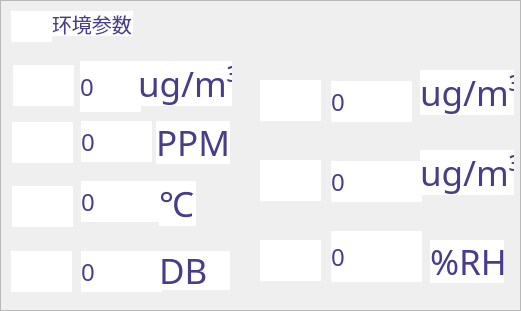
  <widget class="QFrame" name="frame_2">
   <property name="geometry">
    <rect>
     <x>400</x>
     <y>110</y>
     <width>521</width>
     <height>311</height>
    </rect>
   </property>
   <property name="styleSheet">
    <string notr="true">#frame_2 {
    background-color: rgb(255, 255, 255); /* 设置背景颜色为白色 */
    border: 1px solid rgb(200, 200, 200); /* 设置边框颜色 */
    border-radius: 10px;                  /* 设置圆角半径 */
}</string>
   </property>
   <property name="frameShape">
    <enum>QFrame::StyledPanel</enum>
   </property>
   <property name="frameShadow">
    <enum>QFrame::Raised</enum>
   </property>
   <widget class="QLabel" name="label_TVOC">
    <property name="geometry">
     <rect>
      <x>80</x>
      <y>61</y>
      <width>61</width>
      <height>51</height>
     </rect>
    </property>
    <property name="font">
     <font>
      <family>阿里妈妈东方大楷</family>
      <pointsize>18</pointsize>
     </font>
    </property>
    <property name="styleSheet">
     <string notr="true">	background-color: rgb(255, 255, 255);
    color: rgb(72,61,139);  /* 字体颜色 */</string>
    </property>
    <property name="text">
     <string>0</string>
    </property>
   </widget>
   <widget class="QLabel" name="label_HCHO">
    <property name="geometry">
     <rect>
      <x>331</x>
      <y>81</y>
      <width>81</width>
      <height>41</height>
     </rect>
    </property>
    <property name="font">
     <font>
      <family>阿里妈妈东方大楷</family>
      <pointsize>18</pointsize>
     </font>
    </property>
    <property name="styleSheet">
     <string notr="true">	background-color: rgb(255, 255, 255);
    color: rgb(72,61,139);  /* 字体颜色 */</string>
    </property>
    <property name="text">
     <string>0</string>
    </property>
   </widget>
   <widget class="QLabel" name="label_CO2">
    <property name="geometry">
     <rect>
      <x>81</x>
      <y>121</y>
      <width>71</width>
      <height>41</height>
     </rect>
    </property>
    <property name="font">
     <font>
      <family>阿里妈妈东方大楷</family>
      <pointsize>18</pointsize>
     </font>
    </property>
    <property name="styleSheet">
     <string notr="true">	background-color: rgb(255, 255, 255);
    color: rgb(72,61,139);  /* 字体颜色 */</string>
    </property>
    <property name="text">
     <string>0</string>
    </property>
   </widget>
   <widget class="QLabel" name="label_PM25">
    <property name="geometry">
     <rect>
      <x>331</x>
      <y>161</y>
      <width>91</width>
      <height>41</height>
     </rect>
    </property>
    <property name="font">
     <font>
      <family>阿里妈妈东方大楷</family>
      <pointsize>18</pointsize>
     </font>
    </property>
    <property name="styleSheet">
     <string notr="true">	background-color: rgb(255, 255, 255);
    color: rgb(72,61,139);  /* 字体颜色 */</string>
    </property>
    <property name="text">
     <string>0</string>
    </property>
   </widget>
   <widget class="QLabel" name="label_temp">
    <property name="geometry">
     <rect>
      <x>81</x>
      <y>181</y>
      <width>81</width>
      <height>41</height>
     </rect>
    </property>
    <property name="font">
     <font>
      <family>阿里妈妈东方大楷</family>
      <pointsize>18</pointsize>
     </font>
    </property>
    <property name="styleSheet">
     <string notr="true">	background-color: rgb(255, 255, 255);
    color: rgb(72,61,139);  /* 字体颜色 */</string>
    </property>
    <property name="text">
     <string>0</string>
    </property>
   </widget>
   <widget class="QLabel" name="label_humi">
    <property name="geometry">
     <rect>
      <x>331</x>
      <y>231</y>
      <width>91</width>
      <height>51</height>
     </rect>
    </property>
    <property name="font">
     <font>
      <family>阿里妈妈东方大楷</family>
      <pointsize>18</pointsize>
     </font>
    </property>
    <property name="styleSheet">
     <string notr="true">	background-color: rgb(255, 255, 255);
    color: rgb(72,61,139);  /* 字体颜色 */</string>
    </property>
    <property name="text">
     <string>0</string>
    </property>
   </widget>
   <widget class="QLabel" name="label_db">
    <property name="geometry">
     <rect>
      <x>81</x>
      <y>251</y>
      <width>81</width>
      <height>41</height>
     </rect>
    </property>
    <property name="font">
     <font>
      <family>阿里妈妈东方大楷</family>
      <pointsize>18</pointsize>
     </font>
    </property>
    <property name="styleSheet">
     <string notr="true">	background-color: rgb(255, 255, 255);
    color: rgb(72,61,139);  /* 字体颜色 */</string>
    </property>
    <property name="text">
     <string>0</string>
    </property>
   </widget>
   <widget class="QLabel" name="label_12">
    <property name="geometry">
     <rect>
      <x>11</x>
      <y>11</y>
      <width>41</width>
      <height>31</height>
     </rect>
    </property>
    <property name="minimumSize">
     <size>
      <width>41</width>
      <height>31</height>
     </size>
    </property>
    <property name="maximumSize">
     <size>
      <width>41</width>
      <height>31</height>
     </size>
    </property>
    <property name="styleSheet">
     <string notr="true">background-color: rgb(255, 255, 255);</string>
    </property>
    <property name="text">
     <string/>
    </property>
    <property name="textFormat">
     <enum>Qt::AutoText</enum>
    </property>
    <property name="pixmap">
     <pixmap resource="icon.qrc">:/icons/widgets/env.png</pixmap>
    </property>
    <property name="scaledContents">
     <bool>true</bool>
    </property>
    <property name="alignment">
     <set>Qt::AlignCenter</set>
    </property>
   </widget>
   <widget class="QLabel" name="label_bodytitle_2">
    <property name="geometry">
     <rect>
      <x>52</x>
      <y>11</y>
      <width>81</width>
      <height>25</height>
     </rect>
    </property>
    <property name="font">
     <font>
      <family>阿里妈妈东方大楷</family>
      <pointsize>15</pointsize>
     </font>
    </property>
    <property name="styleSheet">
     <string notr="true">
QLabel {
	background-color: rgb(255, 255, 255);
    color: rgb(72,61,139);  /* 字体颜色 */
    
}</string>
    </property>
    <property name="text">
     <string>环境参数</string>
    </property>
    <property name="alignment">
     <set>Qt::AlignLeading|Qt::AlignLeft|Qt::AlignVCenter</set>
    </property>
   </widget>
   <widget class="QLabel" name="label_5">
    <property name="geometry">
     <rect>
      <x>13</x>
      <y>65</y>
      <width>61</width>
      <height>41</height>
     </rect>
    </property>
    <property name="minimumSize">
     <size>
      <width>61</width>
      <height>41</height>
     </size>
    </property>
    <property name="maximumSize">
     <size>
      <width>61</width>
      <height>41</height>
     </size>
    </property>
    <property name="styleSheet">
     <string notr="true">background-color: rgb(255, 255, 255);</string>
    </property>
    <property name="text">
     <string/>
    </property>
    <property name="textFormat">
     <enum>Qt::AutoText</enum>
    </property>
    <property name="pixmap">
     <pixmap resource="icon.qrc">:/icons/widgets/TVOC.png</pixmap>
    </property>
    <property name="scaledContents">
     <bool>true</bool>
    </property>
    <property name="alignment">
     <set>Qt::AlignCenter</set>
    </property>
   </widget>
   <widget class="QLabel" name="label_9">
    <property name="geometry">
     <rect>
      <x>11</x>
      <y>251</y>
      <width>61</width>
      <height>41</height>
     </rect>
    </property>
    <property name="minimumSize">
     <size>
      <width>61</width>
      <height>41</height>
     </size>
    </property>
    <property name="maximumSize">
     <size>
      <width>61</width>
      <height>41</height>
     </size>
    </property>
    <property name="styleSheet">
     <string notr="true">background-color: rgb(255, 255, 255);</string>
    </property>
    <property name="text">
     <string/>
    </property>
    <property name="textFormat">
     <enum>Qt::AutoText</enum>
    </property>
    <property name="pixmap">
     <pixmap resource="icon.qrc">:/icons/widgets/db.png</pixmap>
    </property>
    <property name="scaledContents">
     <bool>true</bool>
    </property>
    <property name="alignment">
     <set>Qt::AlignCenter</set>
    </property>
   </widget>
   <widget class="QLabel" name="label_6">
    <property name="geometry">
     <rect>
      <x>12</x>
      <y>122</y>
      <width>61</width>
      <height>41</height>
     </rect>
    </property>
    <property name="minimumSize">
     <size>
      <width>61</width>
      <height>41</height>
     </size>
    </property>
    <property name="maximumSize">
     <size>
      <width>61</width>
      <height>41</height>
     </size>
    </property>
    <property name="styleSheet">
     <string notr="true">background-color: rgb(255, 255, 255);</string>
    </property>
    <property name="text">
     <string/>
    </property>
    <property name="textFormat">
     <enum>Qt::AutoText</enum>
    </property>
    <property name="pixmap">
     <pixmap resource="icon.qrc">:/icons/widgets/CO2.png</pixmap>
    </property>
    <property name="scaledContents">
     <bool>true</bool>
    </property>
    <property name="alignment">
     <set>Qt::AlignCenter</set>
    </property>
   </widget>
   <widget class="QLabel" name="label_11">
    <property name="geometry">
     <rect>
      <x>12</x>
      <y>186</y>
      <width>61</width>
      <height>41</height>
     </rect>
    </property>
    <property name="minimumSize">
     <size>
      <width>61</width>
      <height>41</height>
     </size>
    </property>
    <property name="maximumSize">
     <size>
      <width>61</width>
      <height>41</height>
     </size>
    </property>
    <property name="styleSheet">
     <string notr="true">background-color: rgb(255, 255, 255);</string>
    </property>
    <property name="text">
     <string/>
    </property>
    <property name="textFormat">
     <enum>Qt::AutoText</enum>
    </property>
    <property name="pixmap">
     <pixmap resource="icon.qrc">:/icons/widgets/temp.png</pixmap>
    </property>
    <property name="scaledContents">
     <bool>true</bool>
    </property>
    <property name="alignment">
     <set>Qt::AlignCenter</set>
    </property>
   </widget>
   <widget class="QLabel" name="label_7">
    <property name="geometry">
     <rect>
      <x>260</x>
      <y>80</y>
      <width>61</width>
      <height>41</height>
     </rect>
    </property>
    <property name="minimumSize">
     <size>
      <width>61</width>
      <height>41</height>
     </size>
    </property>
    <property name="maximumSize">
     <size>
      <width>61</width>
      <height>41</height>
     </size>
    </property>
    <property name="styleSheet">
     <string notr="true">background-color: rgb(255, 255, 255);</string>
    </property>
    <property name="text">
     <string/>
    </property>
    <property name="textFormat">
     <enum>Qt::AutoText</enum>
    </property>
    <property name="pixmap">
     <pixmap resource="icon.qrc">:/icons/widgets/HCHO.png</pixmap>
    </property>
    <property name="scaledContents">
     <bool>true</bool>
    </property>
    <property name="alignment">
     <set>Qt::AlignCenter</set>
    </property>
   </widget>
   <widget class="QLabel" name="label_8">
    <property name="geometry">
     <rect>
      <x>260</x>
      <y>160</y>
      <width>61</width>
      <height>41</height>
     </rect>
    </property>
    <property name="minimumSize">
     <size>
      <width>61</width>
      <height>41</height>
     </size>
    </property>
    <property name="maximumSize">
     <size>
      <width>61</width>
      <height>41</height>
     </size>
    </property>
    <property name="styleSheet">
     <string notr="true">background-color: rgb(255, 255, 255);</string>
    </property>
    <property name="text">
     <string/>
    </property>
    <property name="textFormat">
     <enum>Qt::AutoText</enum>
    </property>
    <property name="pixmap">
     <pixmap resource="icon.qrc">:/icons/widgets/PM25.png</pixmap>
    </property>
    <property name="scaledContents">
     <bool>true</bool>
    </property>
    <property name="alignment">
     <set>Qt::AlignCenter</set>
    </property>
   </widget>
   <widget class="QLabel" name="label_10">
    <property name="geometry">
     <rect>
      <x>260</x>
      <y>240</y>
      <width>61</width>
      <height>41</height>
     </rect>
    </property>
    <property name="minimumSize">
     <size>
      <width>61</width>
      <height>41</height>
     </size>
    </property>
    <property name="maximumSize">
     <size>
      <width>61</width>
      <height>41</height>
     </size>
    </property>
    <property name="styleSheet">
     <string notr="true">background-color: rgb(255, 255, 255);</string>
    </property>
    <property name="text">
     <string/>
    </property>
    <property name="textFormat">
     <enum>Qt::AutoText</enum>
    </property>
    <property name="pixmap">
     <pixmap resource="icon.qrc">:/icons/widgets/humi.png</pixmap>
    </property>
    <property name="scaledContents">
     <bool>true</bool>
    </property>
    <property name="alignment">
     <set>Qt::AlignCenter</set>
    </property>
   </widget>
   <widget class="QLabel" name="label_22">
    <property name="geometry">
     <rect>
      <x>420</x>
      <y>70</y>
      <width>94</width>
      <height>45</height>
     </rect>
    </property>
    <property name="font">
     <font>
      <family>阿里妈妈东方大楷</family>
      <pointsize>26</pointsize>
     </font>
    </property>
    <property name="styleSheet">
     <string notr="true">	background-color: rgb(255, 255, 255);
    color: rgb(72,61,139);  /* 字体颜色 */</string>
    </property>
    <property name="text">
     <string>ug/m³</string>
    </property>
   </widget>
   <widget class="QLabel" name="label_26">
    <property name="geometry">
     <rect>
      <x>430</x>
      <y>240</y>
      <width>74</width>
      <height>43</height>
     </rect>
    </property>
    <property name="font">
     <font>
      <family>阿里妈妈东方大楷</family>
      <pointsize>26</pointsize>
     </font>
    </property>
    <property name="styleSheet">
     <string notr="true">	background-color: rgb(255, 255, 255);
    color: rgb(72,61,139);  /* 字体颜色 */</string>
    </property>
    <property name="text">
     <string>%RH</string>
    </property>
   </widget>
   <widget class="QLabel" name="label_24">
    <property name="geometry">
     <rect>
      <x>420</x>
      <y>150</y>
      <width>94</width>
      <height>45</height>
     </rect>
    </property>
    <property name="font">
     <font>
      <family>阿里妈妈东方大楷</family>
      <pointsize>26</pointsize>
     </font>
    </property>
    <property name="styleSheet">
     <string notr="true">	background-color: rgb(255, 255, 255);
    color: rgb(72,61,139);  /* 字体颜色 */</string>
    </property>
    <property name="text">
     <string>ug/m³</string>
    </property>
   </widget>
   <widget class="QLabel" name="label_27">
    <property name="geometry">
     <rect>
      <x>159</x>
      <y>251</y>
      <width>71</width>
      <height>39</height>
     </rect>
    </property>
    <property name="font">
     <font>
      <family>阿里妈妈东方大楷</family>
      <pointsize>26</pointsize>
     </font>
    </property>
    <property name="styleSheet">
     <string notr="true">	background-color: rgb(255, 255, 255);
    color: rgb(72,61,139);  /* 字体颜色 */</string>
    </property>
    <property name="text">
     <string>DB</string>
    </property>
   </widget>
   <widget class="QLabel" name="label_23">
    <property name="geometry">
     <rect>
      <x>156</x>
      <y>121</y>
      <width>74</width>
      <height>43</height>
     </rect>
    </property>
    <property name="font">
     <font>
      <family>阿里妈妈东方大楷</family>
      <pointsize>26</pointsize>
     </font>
    </property>
    <property name="styleSheet">
     <string notr="true">	background-color: rgb(255, 255, 255);
    color: rgb(72,61,139);  /* 字体颜色 */</string>
    </property>
    <property name="text">
     <string>PPM</string>
    </property>
   </widget>
   <widget class="QLabel" name="label_25">
    <property name="geometry">
     <rect>
      <x>159</x>
      <y>181</y>
      <width>37</width>
      <height>45</height>
     </rect>
    </property>
    <property name="font">
     <font>
      <family>阿里妈妈东方大楷</family>
      <pointsize>26</pointsize>
     </font>
    </property>
    <property name="styleSheet">
     <string notr="true">	background-color: rgb(255, 255, 255);
    color: rgb(72,61,139);  /* 字体颜色 */</string>
    </property>
    <property name="text">
     <string>℃</string>
    </property>
   </widget>
   <widget class="QLabel" name="label_21">
    <property name="geometry">
     <rect>
      <x>138</x>
      <y>61</y>
      <width>94</width>
      <height>45</height>
     </rect>
    </property>
    <property name="font">
     <font>
      <family>阿里妈妈东方大楷</family>
      <pointsize>26</pointsize>
     </font>
    </property>
    <property name="styleSheet">
     <string notr="true">	background-color: rgb(255, 255, 255);
    color: rgb(72,61,139);  /* 字体颜色 */</string>
    </property>
    <property name="text">
     <string>ug/m³</string>
    </property>
   </widget>
  </widget>
